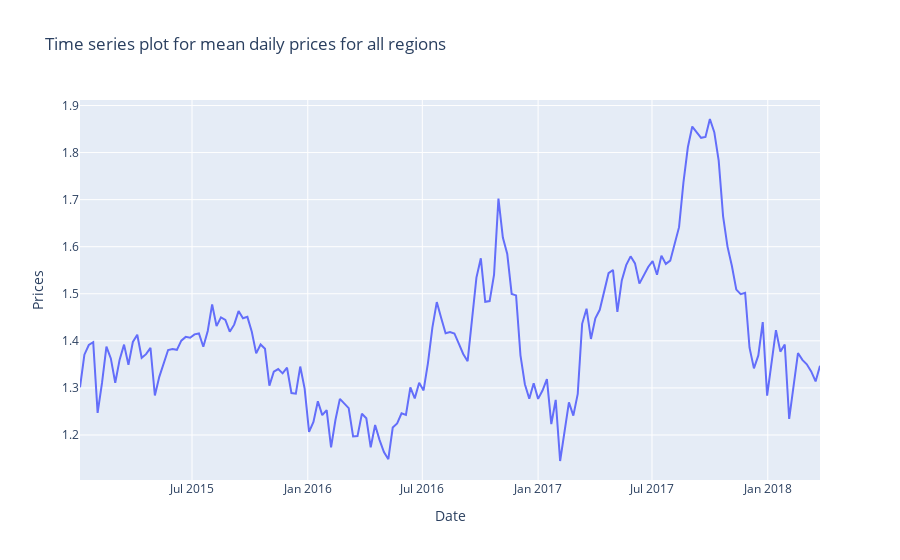

The cell this chart's notebook holds for it:
### Code cell
scatter = go.Scatter(x = data.groupby('Date').mean().index, y = data.groupby('Date').mean().AveragePrice , name = 'avg price')

layout = go.Layout(title = 'Time series plot for mean daily prices for all regions', xaxis ={'title':'Date'}, yaxis = {'title':'Prices'})
figure = go.Figure(data = [scatter], layout = layout)
iplot(figure)

### Figure 1 — Plotly figure (JSON) as saved in the notebook; plotly's stock layout.template omitted (floating-point values rounded to 4 significant figures; data arrays with more than 128 entries replaced by an {"elided": "..."} marker saying what was removed)
{"data": [{"name": "avg price", "type": "scatter", "x": {"elided": "169 str values"}, "y": {"elided": "169 float values"}}], "layout": {"title": {"text": "Time series plot for mean daily prices for all regions"}, "xaxis": {"title": {"text": "Date"}}, "yaxis": {"title": {"text": "Prices"}}}}
